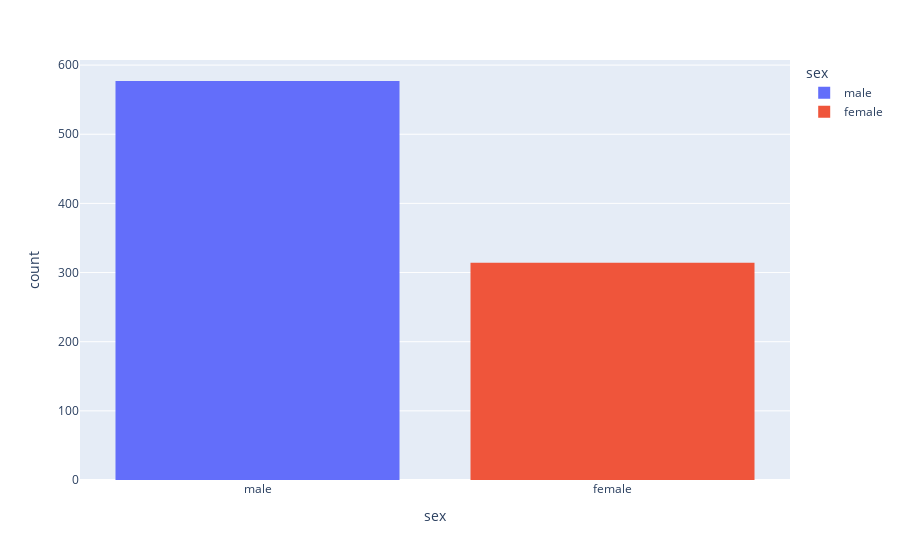

The code cell stored with this chart in its notebook:
### Code cell
px.histogram(df, x=df['sex'], color='sex')

### Figure 1 — Plotly figure (JSON) as saved in the notebook; plotly's stock layout.template omitted (floating-point values rounded to 4 significant figures; data arrays with more than 128 entries replaced by an {"elided": "..."} marker saying what was removed)
{"data": [{"alignmentgroup": "True", "bingroup": "x", "hovertemplate": "sex=%{x}<br>count=%{y}<extra></extra>", "legendgroup": "male", "marker": {"color": "#636efa"}, "name": "male", "offsetgroup": "male", "orientation": "v", "showlegend": true, "type": "histogram", "x": {"elided": "577 str values"}, "xaxis": "x", "yaxis": "y"}, {"alignmentgroup": "True", "bingroup": "x", "hovertemplate": "sex=%{x}<br>count=%{y}<extra></extra>", "legendgroup": "female", "marker": {"color": "#EF553B"}, "name": "female", "offsetgroup": "female", "orientation": "v", "showlegend": true, "type": "histogram", "x": {"elided": "314 str values"}, "xaxis": "x", "yaxis": "y"}], "layout": {"barmode": "relative", "legend": {"title": {"text": "sex"}, "tracegroupgap": 0}, "margin": {"t": 60}, "xaxis": {"anchor": "y", "categoryarray": ["male", "female"], "categoryorder": "array", "domain": [0, 1], "title": {"text": "sex"}}, "yaxis": {"anchor": "x", "domain": [0, 1], "title": {"text": "count"}}}}
